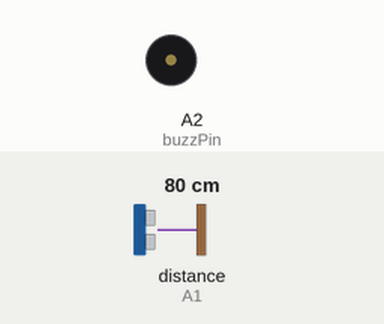
Bench run of a sketch on a simulated Arduino Uno, built with avr-gcc and run on an emulated ATmega328P. Shown: buzzer (waves = sounding, pin HIGH). Wiring (inferred from the names in the program): ultrasonic range finder: trigger A0; echo A1. The inputs (shaded band) are chosen by the test bench; at power-on: distance to the obstacle (sensor on A1) 80 cm. The echo pulse lasts 58.3 µs per cm; pins used as bus, display or sensor lines are not drawn.

Above: at 1.2 s.
1.3 s: distance to the obstacle (sensor on A1) set to 23 cm
4.3 s: distance to the obstacle (sensor on A1) set to 18 cm
At 5.5 s:
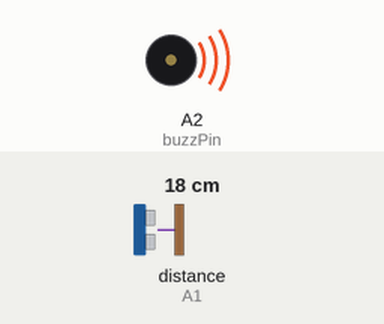
5.8 s: distance to the obstacle (sensor on A1) set to 35 cm
At 6.57 s:
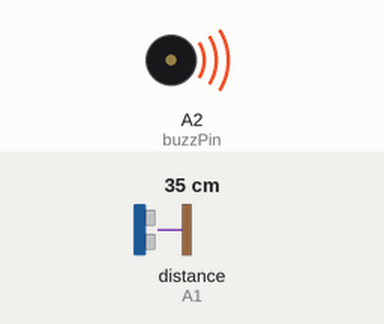
8.8 s: distance to the obstacle (sensor on A1) set to 2 cm
At 9.9 s:
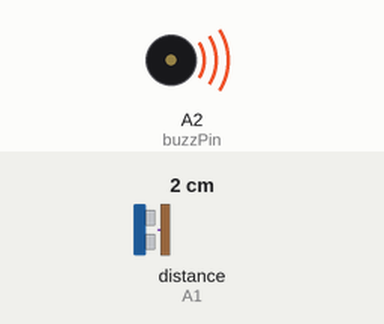
Timing chart, 0 to 11.4 s (numbered marks = the images above; inputs shaded):
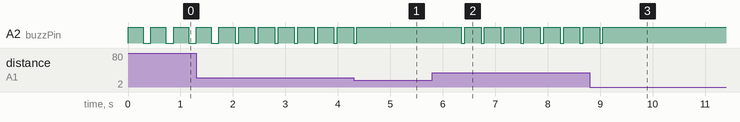

The sketch:

main.ino
```cpp
const int trigPin = A0;   // Trigger pin for the ultrasonic sensor
const int echoPin = A1;   // Echo pin for the ultrasonic sensor
const int buzzPin = A2;   // Pin for the buzzer

const float minBpm = 60;  // Minimum beats per minute
const float maxBpm = 180; // Maximum beats per minute

const float palmLength = 10; // Length from sensor to palm bottom

float distance, buzzRatio, buzzBpm, buzzPeriod, buzzTime, silenceTime;

void setup()
{
  pinMode(trigPin, OUTPUT);
  pinMode(echoPin, INPUT);
  pinMode(buzzPin, OUTPUT);
}

void loop()
{
  digitalWrite(trigPin, LOW);   // Ensure trigger is low
  delayMicroseconds(2);
  digitalWrite(trigPin, HIGH);  // Send a 10 microsecond pulse to trigger
  delayMicroseconds(10);
  digitalWrite(trigPin, LOW);

  distance = pulseIn(echoPin, HIGH) * 0.034 / 2 - palmLength; // Calculate distance

  buzzRatio = 1 - floor(log(distance / 10 + 1) / log(2)) / 6; // Calculate buzz ratio
  buzzBpm = minBpm + (maxBpm - minBpm) * buzzRatio;           // Calculate beats per minute
  buzzPeriod = 60000 / buzzBpm;                               // Calculate buzzer period

  if (buzzRatio <= 0)
  {
    digitalWrite(buzzPin, LOW);
    delay(buzzPeriod);
  }
  else if (buzzRatio >= 1)
  {
    digitalWrite(buzzPin, HIGH);
    delay(buzzPeriod);
  }
  else
  {
    buzzTime = buzzPeriod * buzzRatio;          // Calculate time to turn on the buzzer
    silenceTime = buzzPeriod * (1 - buzzRatio); // Calculate time to keep the buzzer off

    digitalWrite(buzzPin, HIGH);  // Turn on the buzzer
    delay(buzzTime);              // Wait for the buzzer on time
    digitalWrite(buzzPin, LOW);   // Turn off the buzzer
    delay(silenceTime);           // Wait for the silence time
  }
}
```

Measured:
- the behaviour switches between 21 and 20 cm on distance to the obstacle (sensor on A1) (found by bisection; images 0 and 1)
- after the input at 4.3 s, A2 (buzzPin): goes on until 4.4 s, then stays HIGH
- after the input at 5.8 s, A2 (buzzPin): alternates HIGH for 0.31 s and LOW for 0.06 s, starting after 0.55 s
- after the input at 8.8 s, A2 (buzzPin): goes on until 9.1 s, then stays HIGH
